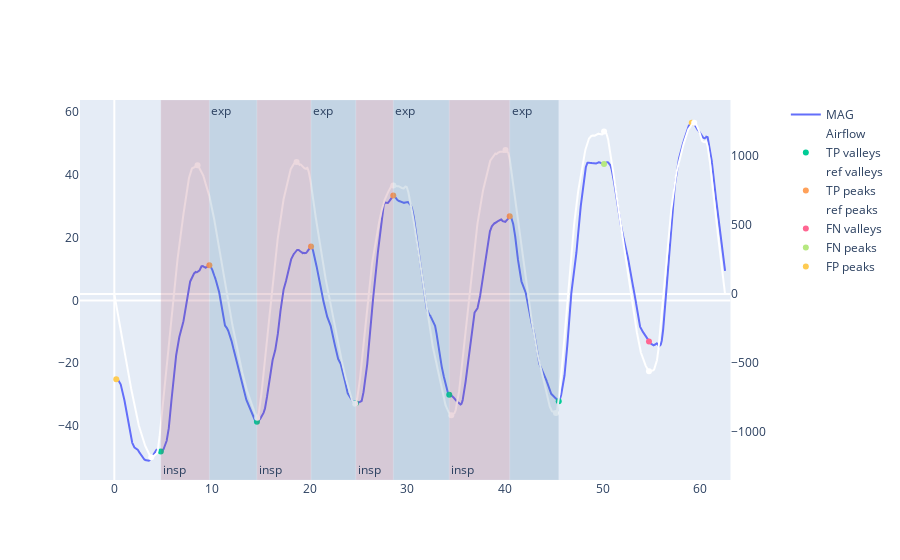

This figure's notebook cell:
### Code cell
plot_resp_param(data, overview, id="EPE2", activity="SGB", sensor="MAG")

### Figure 1 — Plotly figure (JSON) as saved in the notebook; plotly's stock layout.template omitted (floating-point values rounded to 4 significant figures; data arrays with more than 128 entries replaced by an {"elided": "..."} marker saying what was removed)
{"data": [{"name": "MAG", "type": "scatter", "x": {"elided": "6253 float values"}, "y": {"elided": "6253 float values"}}, {"line": {"color": "white"}, "name": "Airflow", "type": "scatter", "x": {"elided": "6253 float values"}, "xaxis": "x", "y": {"elided": "6253 float values"}, "yaxis": "y2"}, {"mode": "markers", "name": "TP valleys", "type": "scatter", "x": [4.76, 14.6, 24.73, 34.29, 45.5], "y": [-48.11, -38.63, -32.71, -30.04, -32.06]}, {"marker": {"color": "white"}, "mode": "markers", "name": "ref valleys", "type": "scatter", "x": [3.78, 14.63, 24.66, 34.5, 45.22, 54.74], "xaxis": "x", "y": [-1181.0, -894.5, -793.5, -876.5, -860.9, -558.8], "yaxis": "y2"}, {"mode": "markers", "name": "TP peaks", "type": "scatter", "x": [9.73, 20.14, 28.56, 40.48], "y": [11.21, 17.23, 33.45, 26.81]}, {"marker": {"color": "white"}, "mode": "markers", "name": "ref peaks", "type": "scatter", "x": [8.52, 18.66, 28.57, 40.05, 50.14, 59.37], "xaxis": "x", "y": [931.9, 955.7, 786.2, 1044.0, 1177.0, 1240.0], "yaxis": "y2"}, {"mode": "markers", "name": "FN valleys", "type": "scatter", "x": [54.74], "y": [-13.07]}, {"mode": "markers", "name": "FN peaks", "type": "scatter", "x": [50.14], "y": [43.48]}, {"mode": "markers", "name": "FP valleys", "type": "scatter", "x": [], "y": []}, {"mode": "markers", "name": "FP peaks", "type": "scatter", "x": [0.2, 59.12], "y": [-25.09, 56.61]}], "layout": {"annotations": [{"showarrow": false, "text": "exp", "x": 9.73, "xanchor": "left", "xref": "x", "y": 1, "yanchor": "top", "yref": "y domain"}, {"showarrow": false, "text": "exp", "x": 20.14, "xanchor": "left", "xref": "x", "y": 1, "yanchor": "top", "yref": "y domain"}, {"showarrow": false, "text": "exp", "x": 28.56, "xanchor": "left", "xref": "x", "y": 1, "yanchor": "top", "yref": "y domain"}, {"showarrow": false, "text": "exp", "x": 40.48, "xanchor": "left", "xref": "x", "y": 1, "yanchor": "top", "yref": "y domain"}, {"showarrow": false, "text": "insp", "x": 4.76, "xanchor": "left", "xref": "x", "y": 0, "yanchor": "bottom", "yref": "y domain"}, {"showarrow": false, "text": "insp", "x": 14.6, "xanchor": "left", "xref": "x", "y": 0, "yanchor": "bottom", "yref": "y domain"}, {"showarrow": false, "text": "insp", "x": 24.73, "xanchor": "left", "xref": "x", "y": 0, "yanchor": "bottom", "yref": "y domain"}, {"showarrow": false, "text": "insp", "x": 34.29, "xanchor": "left", "xref": "x", "y": 0, "yanchor": "bottom", "yref": "y domain"}], "shapes": [{"fillcolor": "#4179A0", "line": {"color": "white", "width": 0.2}, "opacity": 0.2, "type": "rect", "x0": 9.73, "x1": 14.6, "xref": "x", "y0": 0, "y1": 1, "yref": "y domain"}, {"fillcolor": "#4179A0", "line": {"color": "white", "width": 0.2}, "opacity": 0.2, "type": "rect", "x0": 20.14, "x1": 24.73, "xref": "x", "y0": 0, "y1": 1, "yref": "y domain"}, {"fillcolor": "#4179A0", "line": {"color": "white", "width": 0.2}, "opacity": 0.2, "type": "rect", "x0": 28.56, "x1": 34.29, "xref": "x", "y0": 0, "y1": 1, "yref": "y domain"}, {"fillcolor": "#4179A0", "line": {"color": "white", "width": 0.2}, "opacity": 0.2, "type": "rect", "x0": 40.48, "x1": 45.5, "xref": "x", "y0": 0, "y1": 1, "yref": "y domain"}, {"fillcolor": "#A0415D", "line": {"color": "white", "width": 0.2}, "opacity": 0.2, "type": "rect", "x0": 4.76, "x1": 9.73, "xref": "x", "y0": 0, "y1": 1, "yref": "y domain"}, {"fillcolor": "#A0415D", "line": {"color": "white", "width": 0.2}, "opacity": 0.2, "type": "rect", "x0": 14.6, "x1": 20.14, "xref": "x", "y0": 0, "y1": 1, "yref": "y domain"}, {"fillcolor": "#A0415D", "line": {"color": "white", "width": 0.2}, "opacity": 0.2, "type": "rect", "x0": 24.73, "x1": 28.56, "xref": "x", "y0": 0, "y1": 1, "yref": "y domain"}, {"fillcolor": "#A0415D", "line": {"color": "white", "width": 0.2}, "opacity": 0.2, "type": "rect", "x0": 34.29, "x1": 40.48, "xref": "x", "y0": 0, "y1": 1, "yref": "y domain"}], "xaxis": {"anchor": "y", "domain": [0, 0.94], "showgrid": false}, "yaxis": {"anchor": "x", "domain": [0, 1], "showgrid": false}, "yaxis2": {"anchor": "x", "overlaying": "y", "showgrid": false, "side": "right"}}}
